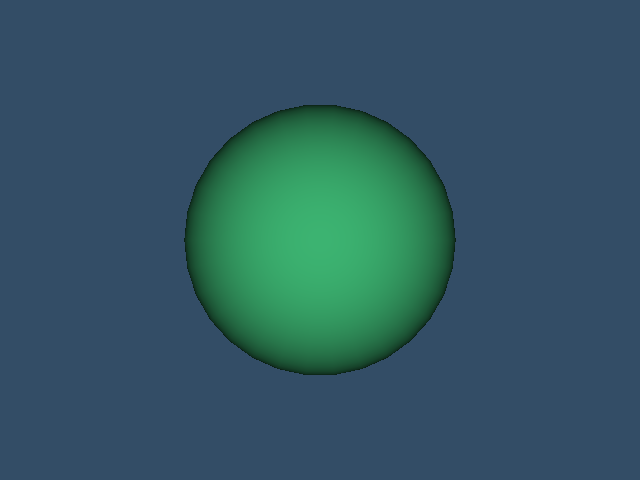

Python code for this plot:
#!/usr/bin/env python

# Render a sphere, capture the render window to a JPEG image file
# using vtkJPEGWriter, then display the rendered scene.

import os
import tempfile

# Factory overrides: importing these modules registers the OpenGL rendering
# and interaction style implementations for vtkRenderingCore factory classes.
import vtkmodules.vtkInteractionStyle  # noqa: F401
import vtkmodules.vtkRenderingOpenGL2  # noqa: F401
# VTK pipeline classes used in this example
from vtkmodules.vtkFiltersSources import vtkSphereSource
from vtkmodules.vtkIOImage import vtkJPEGWriter
from vtkmodules.vtkRenderingCore import (
    vtkActor,
    vtkPolyDataMapper,
    vtkProperty,
    vtkRenderWindow,
    vtkRenderWindowInteractor,
    vtkRenderer,
    vtkWindowToImageFilter,
)

# Colors (normalized RGB)
medium_sea_green_rgb = (0.235, 0.702, 0.443)
tomato_rgb = (1.0, 0.388, 0.278)
background_rgb = (0.200, 0.302, 0.400)

# Output path: write to a temporary file
jpeg_path = os.path.join(tempfile.gettempdir(), "WriteImageJPEG.jpg")

# Source: generate a sphere
source = vtkSphereSource()
source.SetCenter(0, 0, 0)
source.SetRadius(5.0)
source.SetPhiResolution(30)
source.SetThetaResolution(30)

# Mapper: map polygon data to graphics primitives
mapper = vtkPolyDataMapper()
mapper.SetInputConnection(source.GetOutputPort())

# Actor: assign the mapped geometry
back_property = vtkProperty()
back_property.SetColor(tomato_rgb)

actor = vtkActor()
actor.SetMapper(mapper)
actor.GetProperty().SetColor(medium_sea_green_rgb)
actor.SetBackfaceProperty(back_property)

# Renderer: assemble the scene and configure the camera
renderer = vtkRenderer()
renderer.AddActor(actor)
renderer.SetBackground(background_rgb)

# Window: display the rendered scene
render_window = vtkRenderWindow()
render_window.AddRenderer(renderer)
render_window.SetWindowName("write image jpeg")
render_window.SetMultiSamples(0)
render_window.SetSize(640, 480)
render_window.Render()

# Writer: capture the render window to a JPEG file
window_to_image = vtkWindowToImageFilter()
window_to_image.SetInput(render_window)
window_to_image.SetInputBufferTypeToRGB()
window_to_image.ReadFrontBufferOff()
window_to_image.Update()

writer = vtkJPEGWriter()
writer.SetFileName(jpeg_path)
writer.SetInputConnection(window_to_image.GetOutputPort())
writer.Write()
print(f"Wrote: {jpeg_path}")

# Interactor: handle mouse and keyboard events
render_window_interactor = vtkRenderWindowInteractor()
render_window_interactor.SetRenderWindow(render_window)

# Launch the interactive visualization
render_window_interactor.Initialize()
render_window_interactor.Start()
